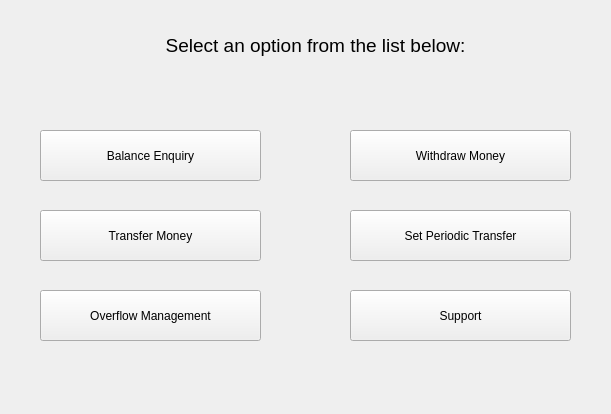
<?xml version="1.0" encoding="UTF-8"?>
<ui version="4.0">
 <class>MenuWidget</class>
 <widget class="QWidget" name="MenuWidget">
  <property name="geometry">
   <rect>
    <x>0</x>
    <y>0</y>
    <width>611</width>
    <height>414</height>
   </rect>
  </property>
  <property name="windowTitle">
   <string>Form</string>
  </property>
  <widget class="QPushButton" name="balanceButton">
   <property name="geometry">
    <rect>
     <x>40</x>
     <y>130</y>
     <width>221</width>
     <height>51</height>
    </rect>
   </property>
   <property name="text">
    <string>Balance Enquiry</string>
   </property>
  </widget>
  <widget class="QPushButton" name="transferButton">
   <property name="geometry">
    <rect>
     <x>40</x>
     <y>210</y>
     <width>221</width>
     <height>51</height>
    </rect>
   </property>
   <property name="text">
    <string>Transfer Money</string>
   </property>
  </widget>
  <widget class="QPushButton" name="overflowButton">
   <property name="geometry">
    <rect>
     <x>40</x>
     <y>290</y>
     <width>221</width>
     <height>51</height>
    </rect>
   </property>
   <property name="text">
    <string>Overflow Management</string>
   </property>
  </widget>
  <widget class="QPushButton" name="withdrawButton">
   <property name="geometry">
    <rect>
     <x>350</x>
     <y>130</y>
     <width>221</width>
     <height>51</height>
    </rect>
   </property>
   <property name="text">
    <string>Withdraw Money</string>
   </property>
  </widget>
  <widget class="QPushButton" name="periodicTrButton">
   <property name="geometry">
    <rect>
     <x>350</x>
     <y>210</y>
     <width>221</width>
     <height>51</height>
    </rect>
   </property>
   <property name="text">
    <string>Set Periodic Transfer</string>
   </property>
  </widget>
  <widget class="QLabel" name="message">
   <property name="geometry">
    <rect>
     <x>60</x>
     <y>30</y>
     <width>511</width>
     <height>31</height>
    </rect>
   </property>
   <property name="styleSheet">
    <string notr="true">#message { font-size: 14pt; }</string>
   </property>
   <property name="text">
    <string>Select an option from the list below:</string>
   </property>
   <property name="alignment">
    <set>Qt::AlignCenter</set>
   </property>
  </widget>
  <widget class="QPushButton" name="supportButton">
   <property name="geometry">
    <rect>
     <x>350</x>
     <y>290</y>
     <width>221</width>
     <height>51</height>
    </rect>
   </property>
   <property name="text">
    <string>Support</string>
   </property>
  </widget>
 </widget>
 <resources/>
 <connections/>
</ui>
